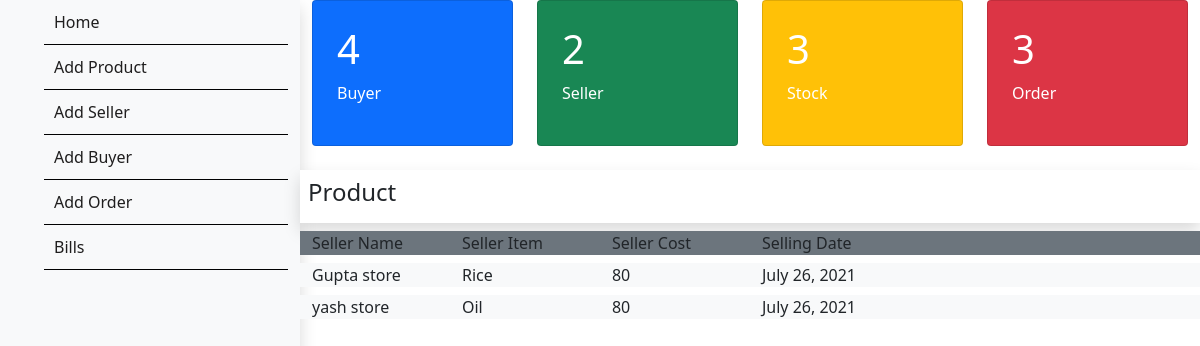
Screenshot of /seller with the database file from the repository.
### invsystest/models.py (models this page shows)
class Seller(models.Model):
     seller_name = models.CharField(max_length=50)
     seller_item = models.CharField(max_length=50)
     seller_cost = models.CharField(max_length=50)
     seller_date = models.DateField()
     def __str__(self):
         return self.seller_name

### invsystest/views.py (the view)
# urls.py: path("seller", views.seller1, name="seller"),
def seller1(request):
    seller = Seller.objects.all()
    sell_count = Seller.objects.all().count()
    buy_count = Buyer.objects.all().count()
    ord_count = Order.objects.all().count()
    prod_count = Product.objects.all().count()
    print(seller)
    params = {'seller': seller, 'numberofs': sell_count,'numberofb' : buy_count, 'numberofp' : prod_count,'numberofo': ord_count}
    return render(request, 'seller.html', params)

### templates/seller.html (shortened to what this page needs)
<!DOCTYPE html>
<html lang="en">
<head>
    <link href="https://cdn.jsdelivr.net/npm/bootstrap@5.0.2/dist/css/bootstrap.min.css" rel="stylesheet"
>
</head>
<body>
    <div class="container-fluid">
        <div class="row">
            <div class="col-md-3 bg-light shadow">
                <nav>
                    <ul class="side-bar">
                        <li><a href="/">Home</a></li>
                        <li><a href="/productform">Add Product</a></li>
                        <li><a href="/sellerform">Add Seller</a></li>
                        <li><a href="/buyerform">Add Buyer</a></li>
                        <li><a href="/orderform">Add Order</a></li>
                        <li><a href="/bill">Bills</a></li>
                    </ul>
                </nav>
            </div>
            <div class="col-md-9">
                <div class="row">
                    <div class="col-md-3">
                        <a href="/Buyer" class="card-text">
                        <div class="card bg-primary p-4 text-white">
                            <h1>{{numberofb}}</h1>
                            <p>Buyer</p>
                        </div>
                    </a>
                    </div>
                    <div class="col-md-3">
                        <a href="/seller" class="card-text">
                        <div class="card bg-success p-4 text-white">
                            <h1>{{numberofs}}</h1>
                            <p>Seller</p>
                        </div>
                    </a>
                    </div>
                    <div class="col-md-3">
                        <a href="/" class="card-text">
                        <div class="card bg-warning p-4 text-white">
                            <h1>{{numberofp}}</h1>
                            <p>Stock</p>
                        </div>
                    </a>
                    </div>
                    <div class="col-md-3">
                        <a href="/order" class="card-text">
                        <div class="card bg-danger p-4 text-white">
                            <h1>{{numberofo}}</h1>
                            <p>Order</p>
                        </div>
                    </a>
                    </div>
                    <div class="col-md-12 bg-white shadow p-2 mt-4">
                        <h4>Product</h4>
                    </div>
                    <div class="col-md-12 bg-secondary text-dark mt-2">
                        <div class="row">
                            <div class="col-md-2">Seller Name</div>
                            <div class="col-md-2">Seller Item</div>
                            <div class="col-md-2">Seller Cost</div>
                            <div class="col-md-2">Selling Date</div>
                        </div>
                    </div>
                    {% if seller %}
                    {% for seller in seller%}
                    <div class="col-md-12 bg-light text-dark mt-2">
                        <div class="row">
                            <div class="col-md-2">{{seller.seller_name}}</div>
                            <div class="col-md-2">{{seller.seller_item}}</div>
                            <div class="col-md-2">{{seller.seller_cost}}</div>
                            <div class="col-md-2">{{seller.seller_date}}</div>
                        </div>
                    </div>
                     {% endfor %}
                            {% else %}
                                <div class="col-md-12">
                                    <h1>no product </h1>
                                </div>
                            {% endif %}
                </div>
            </div>
        </div>
    </div>
</body>
</html>

### templates/seller.html (style rules this page uses)
.card-text { text-decoration: none; color: white; }
.side-bar { display: block; }
.side-bar > li { list-style-type: none; padding: 10px; border-bottom:1px solid black ; }
.side-bar > li > a { text-decoration: none; color: rgb(31, 30, 30); }
nav { width: 100%; height: 100vh; }

### rows the page displays
Seller: seller_name "Gupta store", seller_item "Rice", seller_cost "80", seller_date "July 26, 2021"
Seller: seller_name "yash store", seller_item "Oil", seller_cost "80", seller_date "July 26, 2021"

### other values shown
{{ numberofb }} "4"
{{ numberofs }} "2"
{{ numberofp }} "3"
{{ numberofo }} "3"
